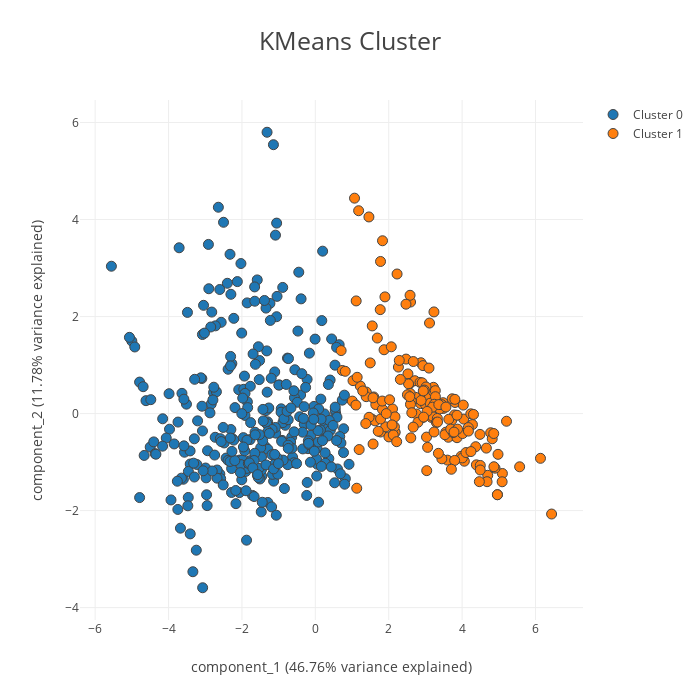

The notebook cell this image was saved under:
### Markdown cell above
### Cluster Analysis
What segments or groups are present in the data?

### Code cell
dd.cluster(df)

### Figure 1 — Plotly figure (JSON) as saved in the notebook; plotly's stock layout.template omitted (floating-point values rounded to 4 significant figures; data arrays with more than 128 entries replaced by an {"elided": "..."} marker saying what was removed)
{"data": [{"marker": {"colorscale": "earth", "line": {"width": 1}, "size": 10}, "mode": "markers", "name": "Cluster 0", "type": "scatter", "uid": "29d5408c-2e91-4c91-8176-50fd48bb7641", "x": {"elided": "329 float values"}, "y": {"elided": "329 float values"}}, {"marker": {"colorscale": "earth", "line": {"width": 1}, "size": 10}, "mode": "markers", "name": "Cluster 1", "type": "scatter", "uid": "42b5a899-5d33-4727-a329-1dec4bec502b", "x": {"elided": "177 float values"}, "y": {"elided": "177 float values"}}], "layout": {"autosize": false, "height": 700, "title": {"font": {"size": 25}, "text": "KMeans Cluster"}, "width": 700, "xaxis": {"autorange": true, "range": [-6.414, 7.296], "title": {"text": "component_1 (46.76% variance explained)"}, "type": "linear", "zeroline": false}, "yaxis": {"autorange": true, "range": [-4.255, 6.465], "title": {"text": "component_2 (11.78% variance explained)"}, "type": "linear", "zeroline": false}}}
